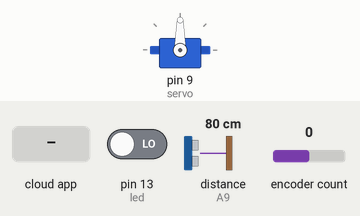
The sketch below on a simulated Teensy 3. Shown: servo. Wiring (inferred from the names in the program): ultrasonic range finder: trigger pin 7; echo A9. The test bench sets the inputs (shaded band); at power-on: pin 13 (led) LOW, distance to the obstacle (sensor on A9) 80 cm, encoder count 0. The echo pulse lasts 58.3 µs per cm; the ROS host is connected and sends only what is stated.

Above: at 1.2 s.
1.3 s: the phone or cloud app sets servo_control to 0
At 1.8 s:
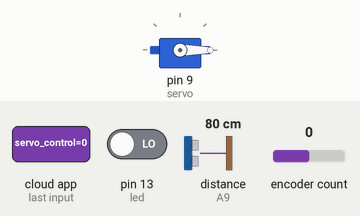
2.8 s: the phone or cloud app sets servo_control to 45
At 4.0 s:
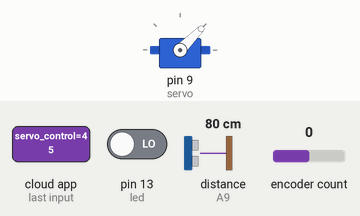
4.3 s: the phone or cloud app sets servo_control to 180
At 5.3 s:
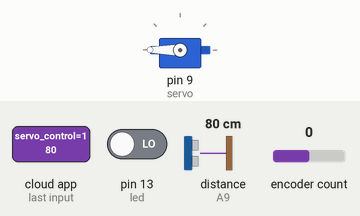
5.8 s: the phone or cloud app sets servo_control to 90
At 6.4 s:
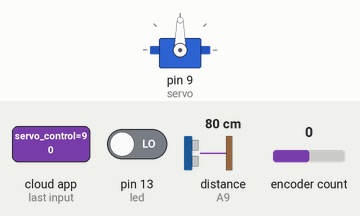
Timing chart, 0 to 8.3 s (numbered marks = the images above; inputs shaded):
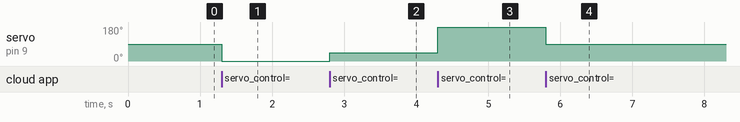

The sketch:

main.ino
```cpp
#if (ARDUINO >= 100)
 #include <Arduino.h>
#else
 #include <WProgram.h>
#endif

#include <Servo.h>
#include <std_msgs/UInt16.h>

#include <ros.h>
#include <ros/time.h>
#include <sensor_msgs/Range.h>
//#define USE_USBCON

#include <Encoder.h>
#define MOTOR_ENCODER_A 12 // front_A
#define MOTOR_ENCODER_B 11 // front_B
#define ENCODER_OPTIMIZE_INTERRUPTS

char g_buffer[50];

ros::NodeHandle  nh;

sensor_msgs::Range range_msg;
Servo servo;
Encoder motor_encoder(MOTOR_ENCODER_A,MOTOR_ENCODER_B);

// std_msgs::String msg;
// std::stringstream ss;

ros::Publisher pub_range( "/boxRange", &range_msg);

int pingPin = 7;
int inPin = 23;//8;
int ledPin = 22;//13;
long range_time;
char frameid[] = "/boxRange";

void servoCallback( const std_msgs::UInt16& cmd_msg){
  servo.write(cmd_msg.data); //set servo angle, should be from 0-180
  digitalWrite(13, HIGH-digitalRead(13));  //toggle led
}

ros::Subscriber<std_msgs::UInt16> sub_servo("servo_control", servoCallback);

void setup() {
  nh.initNode();
  nh.advertise(pub_range);
  nh.subscribe(sub_servo);

  servo.attach(9); //attach it to pin 9
  range_msg.radiation_type = sensor_msgs::Range::ULTRASOUND;
  range_msg.header.frame_id =  frameid;
  range_msg.field_of_view = 0.1;  // fake
  range_msg.min_range = 0.0;
  range_msg.max_range = 6.47;
}

void loop()
{
  if ( millis() >= range_time ){
      int r =0;
      range_msg.range = getRange() / 100;
      range_msg.header.stamp = nh.now();
      pub_range.publish(&range_msg);
      range_time =  millis() + 50;
      Encoder_print();
    }
    nh.spinOnce();
}

long microsecondsToCentimeters(long microseconds)
{
// The speed of sound is 340 m/s or 29 microseconds per centimeter.
// The ping travels out and back, so to find the distance of the
// object we take half of the distance travelled.
return microseconds / 29.1 / 2;
}

float getRange()
{

    // establish variables for duration of the ping,
  // and the distance result in inches and centimeters:
  long duration, cm;

  // The PING))) is triggered by a HIGH pulse of 2 or more microseconds.
  // Give a short LOW pulse beforehand to ensure a clean HIGH pulse:
  pinMode(pingPin, OUTPUT);
  digitalWrite(pingPin, LOW);
  delayMicroseconds(2);
  digitalWrite(pingPin, HIGH);
  delayMicroseconds(10);
  digitalWrite(pingPin, LOW);

  // The same pin is used to read the signal from the PING))): a HIGH
  // pulse whose duration is the time (in microseconds) from the sending
  // of the ping to the reception of its echo off of an object.
  pinMode(inPin, INPUT);
  duration = pulseIn(inPin, HIGH);

  // convert the time into a distance
  return microsecondsToCentimeters(duration);
}

void Encoder_print()
{
  sprintf(g_buffer, "Encoder: %1d",motor_encoder.read());
  nh.loginfo(g_buffer);

}
```

Measured:
- after the input at 1.3 s, servo on pin 9 (servo): 90° → 0° at once
- after the input at 2.8 s, servo on pin 9 (servo): 0° → 45° at once
- after the input at 4.3 s, servo on pin 9 (servo): 45° → 180° at once
- after the input at 5.8 s, servo on pin 9 (servo): 180° → 90° at once
